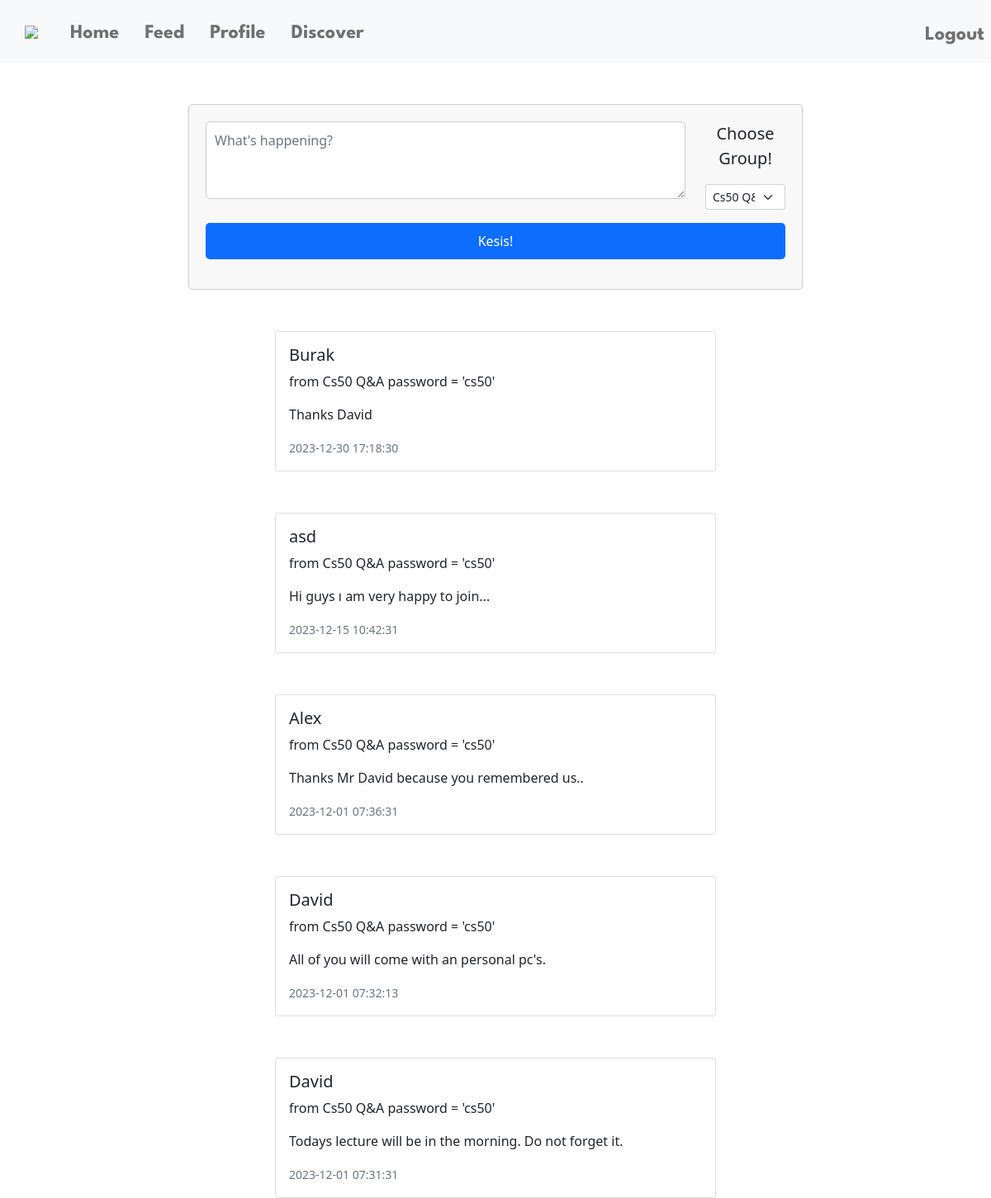
The app's page /feed (signed in) with its own data.
### tables this page shows
CREATE TABLE posts (
post_id INTEGER PRIMARY KEY AUTOINCREMENT NOT NULL,
user_id INTEGER NOT NULL,
group_id INTEGER NOT NULL, content TEXT, date TIMESTAMP DEFAULT CURRENT_TIMESTAMP,
FOREIGN KEY (user_id) REFERENCES users(id),
FOREIGN KEY (group_id) REFERENCES groups(group_id));

CREATE TABLE users (
id INTEGER PRIMARY KEY AUTOINCREMENT NOT NULL,
username TEXT NOT NULL,
hash TEXT NOT NULL,
birthday DATE NOT NULL);

CREATE TABLE groups (
group_id INTEGER PRIMARY KEY AUTOINCREMENT NOT NULL,
group_name TEXT NOT NULL,
group_pass TEXT NOT NULL);

### app.py (the view, shortened to what this page needs)
@app.route("/feed", methods=["GET", "POST"])
@login_required
def feed():
    if request.method == "GET":
        users_groups = db.execute("SELECT group_id, group_name FROM groups WHERE group_id IN (SELECT group_id FROM group_members WHERE user_id = ?)", session["user_id"])
        users_posts = db.execute("SELECT USERS.username, GROUPS.group_name, POSTS.content, POSTS.date FROM posts JOIN users ON USERS.id = POSTS.user_id JOIN groups ON GROUPS.group_id = POSTS.group_id WHERE POSTS.group_id IN (SELECT group_id FROM group_members WHERE user_id = ?)", session["user_id"])
        return render_template("feed.html", users_groups=users_groups, users_posts=reversed(users_posts))

### app.py (called while the page is built)
@app.after_request
def after_request(response):
    response.headers["Cache-Control"] = "no-cache, no-store, must-revalidate"
    response.headers["Expires"] = 0
    response.headers["Pragma"] = "no-cache"
    return response

### helpers.py (called while the page is built)
def login_required(f):
    @wraps(f)
    def decorated_function(*args, **kwargs):
        if session.get("user_id") is None:
            return redirect("/login")
        return f(*args, **kwargs)
    return decorated_function

### templates/feed.html (shortened to what this page needs)
{% extends "layout.html" %}
{% block main %}
    <div class = "container">
        <div class="row mb-3">
            <div>
                <form action="/feed" method="post" class="col-8">
                    <div class="row">
                        <div class="col-10">
                            <textarea class="form-control w-100" name="text" rows="3" placeholder ="What's happening?"></textarea>
                        </div>
                        <div class="col-2">
                            <label class = "lead text-center fs-5 mb-3">Choose Group!</label>
                            <select class="form-select form-select-sm mb-3" name="group_id">
                                {%for group in users_groups%}
                                        <option value ="{{group['group_id']}}">
                                            {{group["group_name"]}}
                                        </option>
                                {%endfor%}
                            </select>
                        </div>
                    </div>
                    <div class="mb-3" class="row">
                        <button type="submit" class="btn btn-primary">Kesis!</button>
                    </div>
                </form>
            </div>
        </div>
    {% for post in users_posts %}
        <div class="container">
            <div class="row">
            <div class="col-md-6 offset-md-3">
                <div class="card">
                <div class="card-body">
                    <h5 class="card-title">{{post["username"]}} </h5>
                    <p class="font-italic">from {{post["group_name"]}}</p>
                    <p class="card-text">{{post["content"]}}</p>
                    <p class="card-text"><small class="text-muted">{{post["date"]}}</small></p>
                </div>
                </div>
            </div>
            </div>
        </div>
    {% endfor %}
    </div>
{% endblock %}

### static/styles.css (style rules this page uses)
form { width: 300px; margin: 0 auto; padding: 20px; border: 1px solid #ccc; border-radius: 5px; background-color: #f8f8f8; }
.form-control { width: 100%; padding: 10px; border: 1px solid #ccc; border-radius: 5px; }
.btn { width: 100%; padding: 10px; color: #fff; border: none; border-radius: 5px; }
.container { margin-top: 50px; }

### records on screen
posts: username "Burak", group_name "Cs50 Q&A password = 'cs50'", content "Thanks David", date "2023-12-30 17:18:30"
posts: username "asd", group_name "Cs50 Q&A password = 'cs50'", content "Hi guys ı am very happy to join...", date "2023-12-15 10:42:31"
posts: username "Alex", group_name "Cs50 Q&A password = 'cs50'", content "Thanks Mr David because you remembered us..", date "2023-12-01 07:36:31"
posts: username "David", group_name "Cs50 Q&A password = 'cs50'", content "All of you will come with an personal pc's.", date "2023-12-01 07:32:13"
posts: username "David", group_name "Cs50 Q&A password = 'cs50'", content "Todays lecture will be in the morning. Do not forget it.", date "2023-12-01 07:31:31"

### other values on screen
form field group_id "Cs50 Q&A password = 'cs50'"
